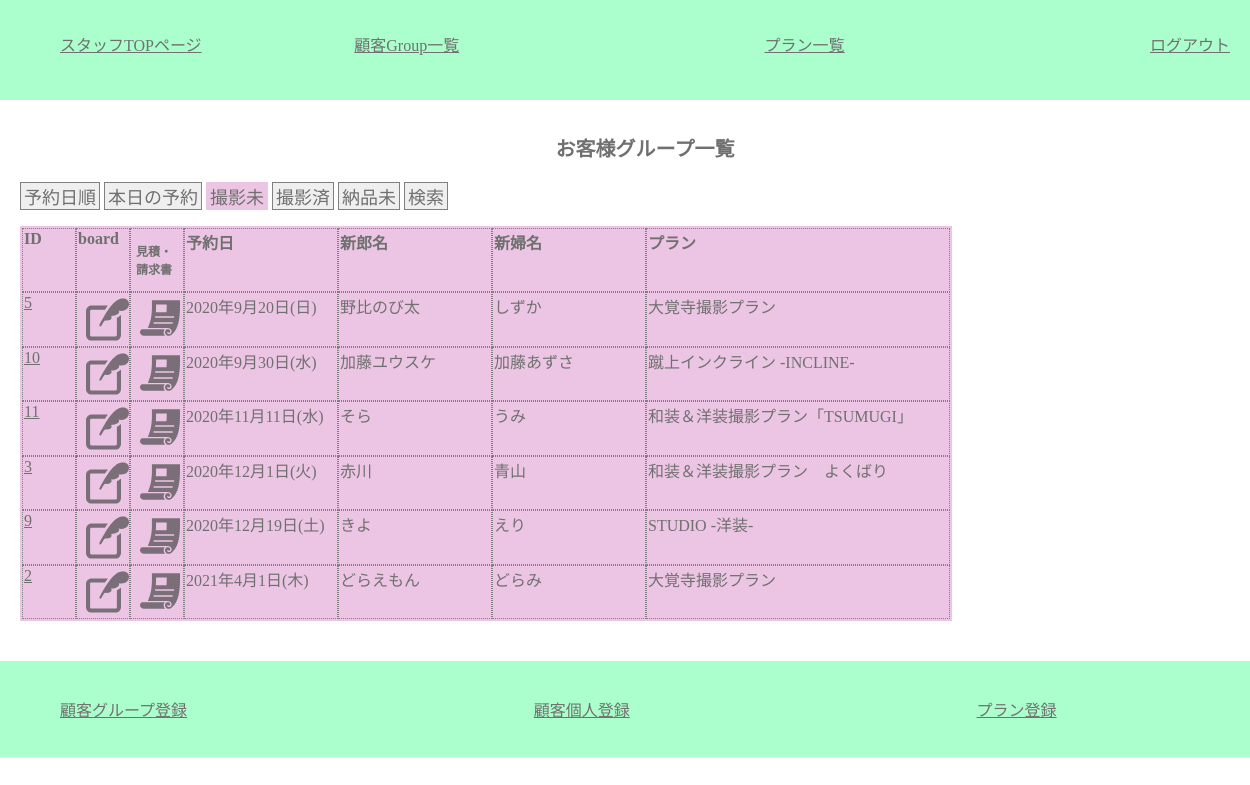
The page /staff/c_group_list_f.php (signed in) on the database its author committed.
### tables this page shows
CREATE TABLE `customers` (
  `c_id` varchar(32) NOT NULL,
  `c_group_id` int(11) NOT NULL,
  `c_name` varchar(32) NOT NULL,
  `c_pass` varchar(64) NOT NULL,
  `c_mail` varchar(64) NOT NULL,
  `c_tell` varchar(11) NOT NULL,
  `c_zip` char(7) NOT NULL,
  `c_address` varchar(64) NOT NULL,
  `c_gender` tinyint(1) NOT NULL,
  `c_myphoto` tinyint(1) NOT NULL DEFAULT 0
);

CREATE TABLE `c_groups` (
  `c_group_id` int(11) NOT NULL,
  `p_id` int(11) NOT NULL,
  `reserve_day` date NOT NULL,
  `reserve_time` time NOT NULL,
  `estimate` tinyint(1) NOT NULL,
  `invoce` tinyint(1) NOT NULL,
  `payment` tinyint(1) NOT NULL,
  `d_product` tinyint(1) NOT NULL,
  `new_zip` char(7) NOT NULL,
  `new_address` varchar(64) NOT NULL,
  `before2days` tinyint(1) NOT NULL DEFAULT 0,
  `make_reh` tinyint(1) NOT NULL DEFAULT 0,
  `cos_fixed` tinyint(1) NOT NULL DEFAULT 0,
  `cos_fitting` tinyint(1) NOT NULL DEFAULT 0,
  `place_fixed` tinyint(1) NOT NULL DEFAULT 0,
  `s_id` varchar(32) NOT NULL,
  `limit_over` tinyint(1) NOT NULL
);

CREATE TABLE `plans` (
  `p_id` int(11) NOT NULL,
  `p_name` varchar(32) NOT NULL,
  `p_wear` varchar(32) NOT NULL
);

### class/meeting.class.php (called while the page is built, shortened)
<?php
class Meeting{
	public $pdo;
	public function __construct(){
		$host  = "localhost";
		$dbname= "meeting_app";
		$dbuser= "root";
		$dbpass= "";
		$dsn = "mysql:host={$host};dbname={$dbname};charset=utf8";
		$this->pdo = new PDO($dsn,$dbuser,$dbpass);
	}
	public function getGroomBrideGrouopAllDate() {
		$sql  ="SELECT groom.c_name AS g_name,bride.c_name AS b_name, ";
		$sql .="reserve_day,p_name,c_groups.c_group_id AS group_id,d_product,payment,limit_over ";
		$sql .="FROM customers AS groom,customers AS bride,c_groups,plans ";
		$sql .="WHERE c_groups.c_group_id=groom.c_group_id ";
		$sql .="AND c_groups.c_group_id=bride.c_group_id ";
		$sql .="AND c_groups.p_id=plans.p_id ";
		$sql .="AND groom.c_gender=0 AND bride.c_gender=1 ";
		$sql .="ORDER BY reserve_day";
		$row = $this->pdo->query($sql);
		return $row;
	}
}
?>

### staff/c_group_list_f.php (the view, shortened to what this page needs)
<?php
require_once("../class/meeting.class.php");
function h($str) {
	return htmlspecialchars($str,ENT_QUOTES);
}
$obj =new Meeting();
$rows =$obj->getGroomBrideGrouopAllDate();
$today= date("Y-m-d");
?>
<?php require_once("header_for_staff.php"); ?>
		<main>
			<h1>お客様グループ一覧</h1>
			<section>
				<p><button class="sort_day_btn all_day"><a href="c_group_list.php">予約日順</a></button>
				<button class="sort_day_btn today"><a href="c_group_list_today.php">本日の予約</a></button>
				<button class="sort_day_btn feature_day activ_page_btn"><a href="">撮影未</a></button>
				<button class="sort_day_btn past_day"><a href="c_group_list_p.php">撮影済</a></button>
				<button class="sort_day_btn no_d"><a href="c_group_list_nd.php">納品未</a></button>
				<button class="sort_day_btn no_d"><a href="c_group_list_serch.php">検索</a></button>
				</p>
				<div id="mainView">
					<table class="list">
					<tr>
						<th class="list_id_num">ID</th><th class="list_id_num">board</th><th class="list_id_num"><p class="font_mini">見積・請求書</p></th>
						<th class="list_r_day">予約日</th><th class="list_c_name">新郎名</th><th class="list_c_name">新婦名</th><th class="list_p_name">プラン</th>
					</tr>
					<?php while($row=$rows->fetch(PDO::FETCH_ASSOC)): ?>
					<?php if($row["reserve_day"]>$today): ?>
					<tr>
						<td class="list_id_num"><a href="c_group_each.php?group_id=<?php echo $row["group_id"];?>" ><?php echo $row["group_id"];?></a></td>
						<td class="list_id_num"><a href="../customer/c_board.php?group_id=<?php echo $row["group_id"];?>"><img class="icon" src="../image/icon/icon_board.svg"></a></td>
						<td class="list_id_num"><a href="../customer/c_paymentdata.php?group_id=<?php echo $row["group_id"];?>"><img class="icon" src="../image/icon/icon_file.svg"></a></td>
						<td class="list_r_day"><?php
							$reserve_day = $row["reserve_day"];
							$week = ["日","月","火","水","木","金","土"];
							$hi = date('w', strtotime($reserve_day));
							$youbi = $week[$hi];
							$rd =  date('Y年n月j日', strtotime($reserve_day))."(".$youbi.")";
							echo h($rd);
						?></td>
						<td class="list_c_name"><?php echo h($row["g_name"]); ?></td>
						<td class="list_c_name"><?php echo h($row["b_name"]); ?></td>
						<td class="list_p_name"><?php echo h($row["p_name"]); ?></td>
					</tr>
					<?php endif; ?>
					<?php endwhile; ?>
					</table>
				</div>
			</section>
		</main>
<?php include("footer_for_staffpage.php"); ?>

### css/style.css (style rules this page uses)
* { //border:1px red solid; }
body { color: #707070; margin:auto; font-family: 'Noto Serif JP', serif; }
main { width:100%; padding:20px; margin-auto; }
a { color:#707070; }
h1 { font-size:20px; text-align:center; }
section { max-width:100%; margin:20px auto; }
table { max-width:100%; margin-bottom:20px; }
table tr { max-width:100%; display:flex; flex-direction:column; }
table tr th { text-align:left; }
table.row3 td,th { //width:33%; }
table.row2 td,th { //c_group_topのテーブルがスマホ表示ではみ出るので、一旦コメントアウト中 //width:200px; }
table.list tr { display:flex; flex-direction:row; //border:dotted 1px gray; }
table.list th,table.list td { border:dotted 1px gray; //width:200px; }
.list_id_num { width:50px; }
.list_p_name { width:300px; }
.list_p_wear,.list_r_day,.list_c_name { width:150px; }
.sort_day_btn { border:1px solid gray; padding: 0 3px; font-size: 18px; }
.sort_day_btn a { text-decoration:none; }
.activ_page_btn { border:solid 1px #EBC5E3; background-color:#EBC5E3; }
#mainView table { //border:solid 1px #EBC5E3; background-color:#EBC5E3; }
#mainView { //display:none; }
.icon { max-width:85%; padding:4px 2px 0 8px; opacity:.7; }
.font_mini { font-size:12px; margin-left:4px; }

### rows shown on the page
customers: c_group.c_group_id "5", c_group.reserve_day "2020年9月20日(日)", c_name "野比のび太", customers.c_name "しずか", plans.p_name "大覚寺撮影プラン"
customers: c_group.c_group_id "10", c_group.reserve_day "2020年9月30日(水)", c_name "加藤ユウスケ", customers.c_name "加藤あずさ", plans.p_name "蹴上インクライン -INCLINE-"
customers: c_group.c_group_id "11", c_group.reserve_day "2020年11月11日(水)", c_name "そら", customers.c_name "うみ", plans.p_name "和装＆洋装撮影プラン「TSUMUGI」"
customers: c_group.c_group_id "3", c_group.reserve_day "2020年12月1日(火)", c_name "赤川", customers.c_name "青山", plans.p_name "和装＆洋装撮影プラン よくばり"
customers: c_group.c_group_id "9", c_group.reserve_day "2020年12月19日(土)", c_name "きよ", customers.c_name "えり", plans.p_name "STUDIO -洋装-"
customers: c_group.c_group_id "2", c_group.reserve_day "2021年4月1日(木)", c_name "どらえもん", customers.c_name "どらみ", plans.p_name "大覚寺撮影プラン"
